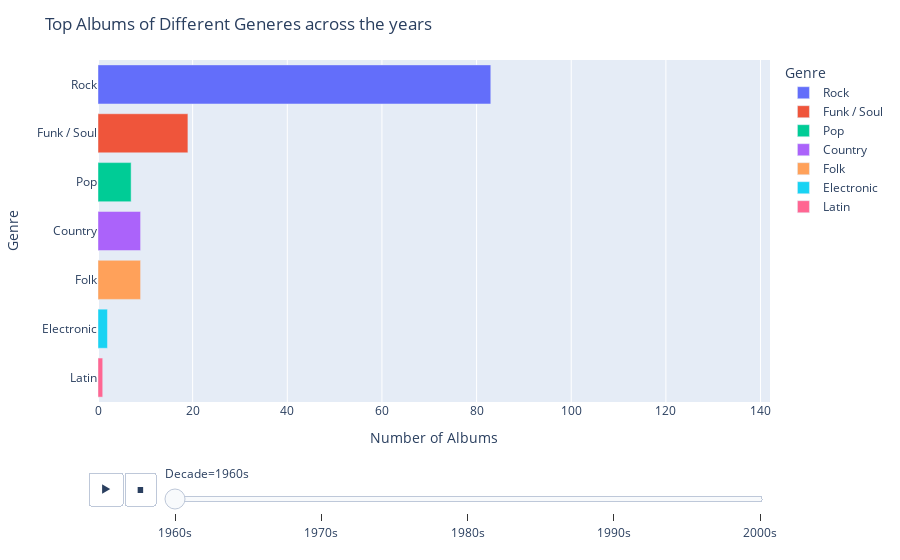

This figure's notebook cell:
### Code cell
import plotly.express as px

# Create a new DataFrame to store the data for the plot
data = []

# Specify the order of genres
all_genres = ["Rock","Funk / Soul","Pop","Country","Folk","Electronic","Latin"]

# Loop over each decade
for start_year in range(1960, 2001, 10):
    end_year = start_year + 9
    filtered_dataset = dataset[(dataset['Year'] >= start_year) & (dataset['Year'] <= end_year)]
    genre_albums = {genre: 0 for genre in all_genres}
    counts = filtered_dataset['Genre'].value_counts()
    for genres in counts.index:
        count = counts[genres]
        genres = genres.strip()
        split_genres = genres.split(',')
        for genre in split_genres:
            genre = genre.strip(" & ")
            if genre in genre_albums:
                genre_albums[genre] += count
    for genre, count in genre_albums.items():
        data.append({'Decade': str(start_year) + 's', 'Genre': genre, 'Number of Albums': count})

# Convert the data to a DataFrame
df = pd.DataFrame(data)
df = df[df['Genre'].isin(all_genres)]
# Create the animated bar chart
fig5_genre_list = px.bar(df, x='Number of Albums', y='Genre', animation_frame='Decade',orientation='h', 
             range_x=[0, df['Number of Albums'].max()], color='Genre',
             category_orders={'Genre': all_genres})

fig5_genre_list.update_layout(title='Top Albums of Different Generes across the years')

fig5_genre_list.layout.updatemenus[0].buttons[0].args[1]["frame"]["duration"] = 1500

# Show the plot
fig5_genre_list.show()

### Figure 1 — Plotly figure (JSON) as saved in the notebook; plotly's stock layout.template omitted (floating-point values rounded to 4 significant figures)
{"data": [{"alignmentgroup": "True", "hovertemplate": "Genre=%{y}<br>Decade=1960s<br>Number of Albums=%{x}<extra></extra>", "legendgroup": "Rock", "marker": {"color": "#636efa", "pattern": {"shape": ""}}, "name": "Rock", "offsetgroup": "Rock", "orientation": "h", "showlegend": true, "textposition": "auto", "type": "bar", "x": [83], "xaxis": "x", "y": ["Rock"], "yaxis": "y"}, {"alignmentgroup": "True", "hovertemplate": "Genre=%{y}<br>Decade=1960s<br>Number of Albums=%{x}<extra></extra>", "legendgroup": "Funk / Soul", "marker": {"color": "#EF553B", "pattern": {"shape": ""}}, "name": "Funk / Soul", "offsetgroup": "Funk / Soul", "orientation": "h", "showlegend": true, "textposition": "auto", "type": "bar", "x": [19], "xaxis": "x", "y": ["Funk / Soul"], "yaxis": "y"}, {"alignmentgroup": "True", "hovertemplate": "Genre=%{y}<br>Decade=1960s<br>Number of Albums=%{x}<extra></extra>", "legendgroup": "Pop", "marker": {"color": "#00cc96", "pattern": {"shape": ""}}, "name": "Pop", "offsetgroup": "Pop", "orientation": "h", "showlegend": true, "textposition": "auto", "type": "bar", "x": [7], "xaxis": "x", "y": ["Pop"], "yaxis": "y"}, {"alignmentgroup": "True", "hovertemplate": "Genre=%{y}<br>Decade=1960s<br>Number of Albums=%{x}<extra></extra>", "legendgroup": "Country", "marker": {"color": "#ab63fa", "pattern": {"shape": ""}}, "name": "Country", "offsetgroup": "Country", "orientation": "h", "showlegend": true, "textposition": "auto", "type": "bar", "x": [9], "xaxis": "x", "y": ["Country"], "yaxis": "y"}, {"alignmentgroup": "True", "hovertemplate": "Genre=%{y}<br>Decade=1960s<br>Number of Albums=%{x}<extra></extra>", "legendgroup": "Folk", "marker": {"color": "#FFA15A", "pattern": {"shape": ""}}, "name": "Folk", "offsetgroup": "Folk", "orientation": "h", "showlegend": true, "textposition": "auto", "type": "bar", "x": [9], "xaxis": "x", "y": ["Folk"], "yaxis": "y"}, {"alignmentgroup": "True", "hovertemplate": "Genre=%{y}<br>Decade=1960s<br>Number of Albums=%{x}<extra></extra>", "legendgroup": "Electronic", "marker": {"color": "#19d3f3", "pattern": {"shape": ""}}, "name": "Electronic", "offsetgroup": "Electronic", "orientation": "h", "showlegend": true, "textposition": "auto", "type": "bar", "x": [2], "xaxis": "x", "y": ["Electronic"], "yaxis": "y"}, {"alignmentgroup": "True", "hovertemplate": "Genre=%{y}<br>Decade=1960s<br>Number of Albums=%{x}<extra></extra>", "legendgroup": "Latin", "marker": {"color": "#FF6692", "pattern": {"shape": ""}}, "name": "Latin", "offsetgroup": "Latin", "orientation": "h", "showlegend": true, "textposition": "auto", "type": "bar", "x": [1], "xaxis": "x", "y": ["Latin"], "yaxis": "y"}], "layout": {"barmode": "relative", "legend": {"title": {"text": "Genre"}, "tracegroupgap": 0}, "margin": {"t": 60}, "sliders": [{"active": 0, "currentvalue": {"prefix": "Decade="}, "len": 0.9, "pad": {"b": 10, "t": 60}, "steps": [{"args": [["1960s"], {"frame": {"duration": 0, "redraw": true}, "fromcurrent": true, "mode": "immediate", "transition": {"duration": 0, "easing": "linear"}}], "label": "1960s", "method": "animate"}, {"args": [["1970s"], {"frame": {"duration": 0, "redraw": true}, "fromcurrent": true, "mode": "immediate", "transition": {"duration": 0, "easing": "linear"}}], "label": "1970s", "method": "animate"}, {"args": [["1980s"], {"frame": {"duration": 0, "redraw": true}, "fromcurrent": true, "mode": "immediate", "transition": {"duration": 0, "easing": "linear"}}], "label": "1980s", "method": "animate"}, {"args": [["1990s"], {"frame": {"duration": 0, "redraw": true}, "fromcurrent": true, "mode": "immediate", "transition": {"duration": 0, "easing": "linear"}}], "label": "1990s", "method": "animate"}, {"args": [["2000s"], {"frame": {"duration": 0, "redraw": true}, "fromcurrent": true, "mode": "immediate", "transition": {"duration": 0, "easing": "linear"}}], "label": "2000s", "method": "animate"}], "x": 0.1, "xanchor": "left", "y": 0, "yanchor": "top"}], "title": {"text": "Top Albums of Different Generes across the years"}, "updatemenus": [{"buttons": [{"args": [null, {"frame": {"duration": 1500, "redraw": true}, "fromcurrent": true, "mode": "immediate", "transition": {"duration": 500, "easing": "linear"}}], "label": "&#9654;", "method": "animate"}, {"args": [[null], {"frame": {"duration": 0, "redraw": true}, "fromcurrent": true, "mode": "immediate", "transition": {"duration": 0, "easing": "linear"}}], "label": "&#9724;", "method": "animate"}], "direction": "left", "pad": {"r": 10, "t": 70}, "showactive": false, "type": "buttons", "x": 0.1, "xanchor": "right", "y": 0, "yanchor": "top"}], "xaxis": {"anchor": "y", "domain": [0, 1], "range": [0, 142], "title": {"text": "Number of Albums"}}, "yaxis": {"anchor": "x", "categoryarray": ["Latin", "Electronic", "Folk", "Country", "Pop", "Funk / Soul", "Rock"], "categoryorder": "array", "domain": [0, 1], "title": {"text": "Genre"}}}}
